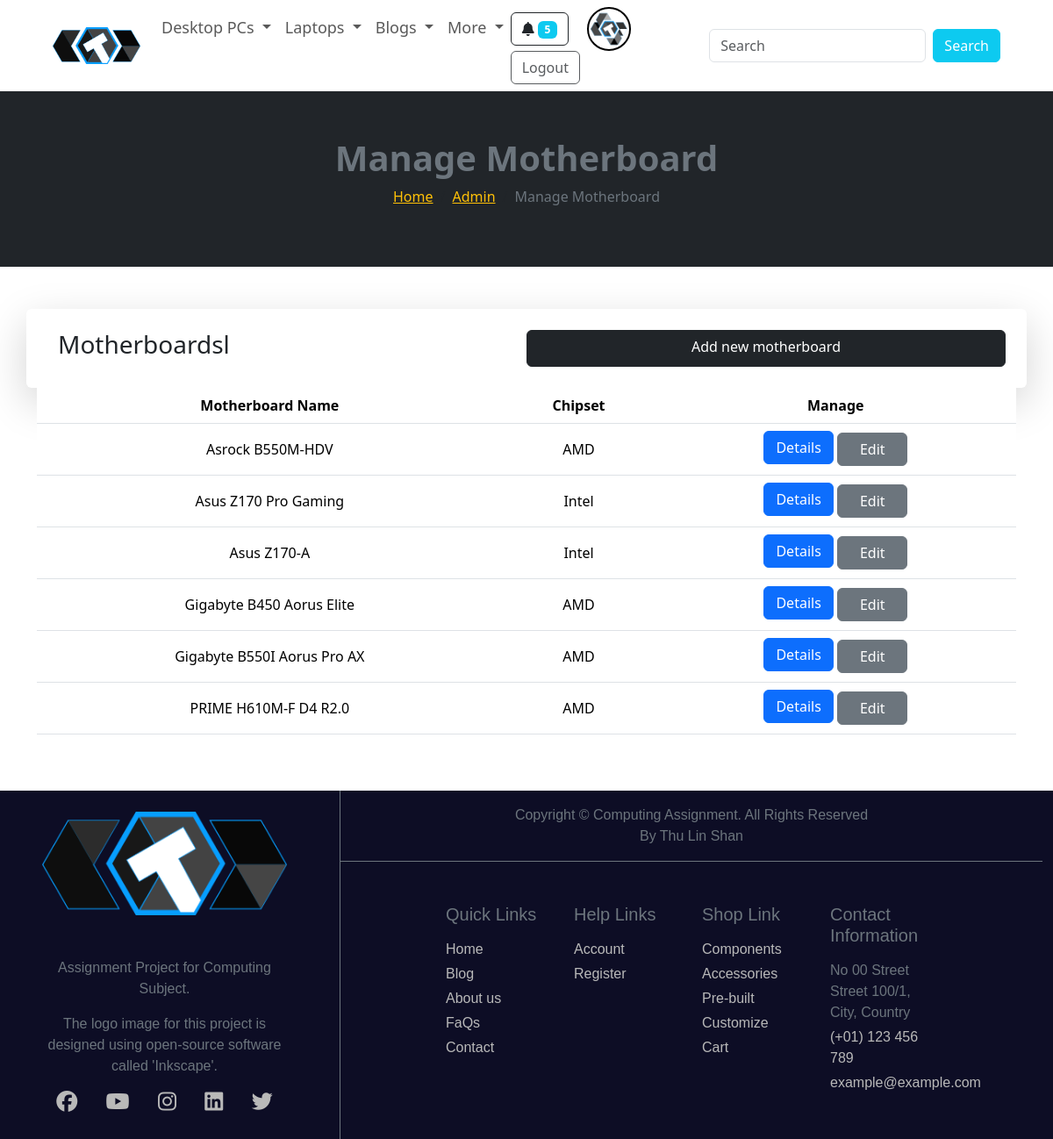
/admin/manage_motherboard.php (signed in), run on the app's committed database.
### tables this page shows
CREATE TABLE `users` (
  `id` int(11) NOT NULL,
  `username` varchar(255) NOT NULL,
  `password` varchar(255) NOT NULL,
  `email` varchar(255) NOT NULL,
  `phone1` varchar(20) NOT NULL,
  `phone2` varchar(20) DEFAULT NULL,
  `address` varchar(255) NOT NULL,
  `avatar` varchar(255) NOT NULL,
  `subscribed` tinyint(4) NOT NULL,
  `is_admin` tinyint(4) NOT NULL DEFAULT 0
);

CREATE TABLE `motherboard` (
  `id` int(15) NOT NULL,
  `brand` int(15) NOT NULL,
  `motherboard_name` varchar(100) NOT NULL,
  `img` varchar(255) NOT NULL,
  `chipset` varchar(100) NOT NULL,
  `chipset_name` varchar(50) NOT NULL,
  `form_factor` varchar(50) NOT NULL,
  `ram_slots` tinyint(2) NOT NULL,
  `link` varchar(300) DEFAULT NULL,
  `price` int(11) NOT NULL
);

### admin/manage_motherboard.php (the view, shortened to what this page needs)
<?php
include './partials/header.php';
$query = "SELECT * FROM motherboard ORDER BY motherboard_name";
$motherboards = mysqli_query($connection, $query);
?>
<main>
    <div class="bg-dark text-center d-flex flex-column justify-content-center" style="height: 25vh;">
        <h3 class="text-secondary fw-bold fs-1">Manage Motherboard</h3>
        <div>
            <nav aria-label="breadcrumb">
                <ol class="breadcrumb text-warning justify-content-center">
                    <li class="breadcrumb-item"><a href="<?= ROOT_URL ?>" class="text-warning">Home</a></li>
                    <li class="breadcrumb-item"><a href="<?= ROOT_URL ?>admin" class="text-warning">Admin</a></li>
                    <li class="breadcrumb-item active text-secondary" aria-current="page">Manage Motherboard</li>
                </ol>
            </nav>
        </div>
    </div>
    <div class="container py-5">
        <div class="row p-4 rounded shadow-lg">
            <div class="col-md-6 ">
                <h3>Motherboardsl</h3>
            </div>
            <a class="col-md-6 btn btn-dark px-4" href="./add_motherboard.php">Add new motherboard</a>
        </div>
        <?php if (mysqli_num_rows($motherboards) > 0) : ?>
            <table class="table text-center">
                <thead>
                    <tr>
                        <th>Motherboard Name</th>
                        <th>Chipset</th>
                        <th>Manage</th>
                    </tr>
                </thead>
                <tbody>
                    <?php while ($motherboard = mysqli_fetch_assoc($motherboards)) : ?>
                        <tr class="align-middle">
                            <td><?= $motherboard['motherboard_name'] ?></td>
                            <td><?= $motherboard['chipset'] ?></td>
                            <td>
                                <a class="btn btn-primary mb-1" style="width: 80px;" href="<?= ROOT_URL ?>details/motherboard_details.php?id=<?= $motherboard['id'] ?>">Details</a>
                                <a class="btn btn-secondary " style="width: 80px;" href="./edit_motherboard.php?id=<?= $motherboard['id'] ?>" class="btn sm">Edit</a>
                            </td>
                        </tr>
                    <?php endwhile; ?>
                </tbody>
            </table>
        <?php else : ?>
            <div class="alert__message error">
                <p> "No motherboards found" </p>
            </div>
        <?php endif ?>
    </div>
</main>
<?php
include './partials/footer.php';
?>

### admin/partials/header.php (shortened to what this page needs)
<?php
require 'config/database.php';
$id = filter_var($_SESSION['user-id'], FILTER_SANITIZE_NUMBER_INT);
$query = "SELECT avatar FROM users WHERE id=$id";
$result = mysqli_query($connection, $query);
$avatar = mysqli_fetch_assoc($result);
?>
<!DOCTYPE html>
<html lang="en">
<head>
    <link rel="stylesheet" href="<?= ROOT_URL ?>/node_modules/bootstrap/dist/css/bootstrap.min.css">
    <link rel="stylesheet" href="<?= ROOT_URL ?>/assets/css/style.css">
    <link rel="stylesheet" href="<?= ROOT_URL ?>/assets/css/admin.css">
    <link rel="stylesheet" href="https://cdnjs.cloudflare.com/ajax/libs/font-awesome/6.5.1/css/all.min.css">
</head>
<body>
    <header>
        <nav class="navbar navbar-expand-lg bg-white px-5" style="font-size: large;">
            <div class="container-fluid">
                <a class="navbar-brand img-fluid" href="<?= ROOT_URL ?>"><img src="<?= ROOT_URL ?>/assets/images/logos/logo.png" width="100px" alt=""></a>
                <div class="collapse navbar-collapse" id="navbarSupportedContent">
                    <ul class="navbar-nav me-auto mb-2 mb-lg-0 align-items-baseline">
                        <li class="nav-item dropdown">
                            <a class="nav-link dropdown-toggle" href="#" role="button" data-bs-toggle="dropdown" aria-expanded="false">
                                Desktop PCs
                            </a>
                        </li>
                        <li class="nav-item dropdown">
                            <a class="nav-link dropdown-toggle" href="#" role="button" data-bs-toggle="dropdown" aria-expanded="false">
                                Laptops
                            </a>
                        </li>
                        <li class="nav-item dropdown">
                            <a class="nav-link dropdown-toggle" href="#" role="button" data-bs-toggle="dropdown" aria-expanded="false">
                                Blogs
                            </a>
                        </li>
                        <li class="nav-item dropdown">
                            <a class="nav-link dropdown-toggle" href="#" role="button" data-bs-toggle="dropdown" aria-expanded="false">
                                More
                            </a>
                        </li>
                        <?php if (isset($_SESSION['user-id'])) : ?>
                            <li class="nav-item me-2">
                                <button type="button" class="btn btn-outline-dark me-3" id="liveToastBtn"><i class="fa-solid fa-bell"></i><span class="ms-1 badge bg-info">5</span></button>
                                <a href="<?= ROOT_URL ?>admin" class="me-3" style="text-decoration: none;">
                                    <img src="<?= ROOT_URL . '/assets/images/avatars/' . $avatar['avatar'] ?>" style="border-radius: 50%; border:solid black 2px; padding:2px;object-fit: cover;" alt="" width="50px">
                                </a>
                                <a href="<?= ROOT_URL ?>signout.php" style="text-decoration: none;" class="btn btn-outline-dark opacity-75">Logout</a>
                            </li>
                        <?php endif ?>
                    </ul>
                    <form class="d-flex" role="search">
                        <input class="form-control me-2" type="search" placeholder="Search" aria-label="Search">
                        <button class="btn btn-info text-white" type="submit">Search</button>
                    </form>
                </div>
            </div>
        </nav>
    </header>

### data on the page
users: avatar (picture)
motherboard: motherboard_name "Asrock B550M-HDV", chipset "AMD"
motherboard: motherboard_name "Asus Z170 Pro Gaming", chipset "Intel"
motherboard: motherboard_name "Asus Z170-A", chipset "Intel"
motherboard: motherboard_name "Gigabyte B450 Aorus Elite", chipset "AMD"
motherboard: motherboard_name "Gigabyte B550I Aorus Pro AX", chipset "AMD"
motherboard: motherboard_name "PRIME H610M-F D4 R2.0", chipset "AMD"
